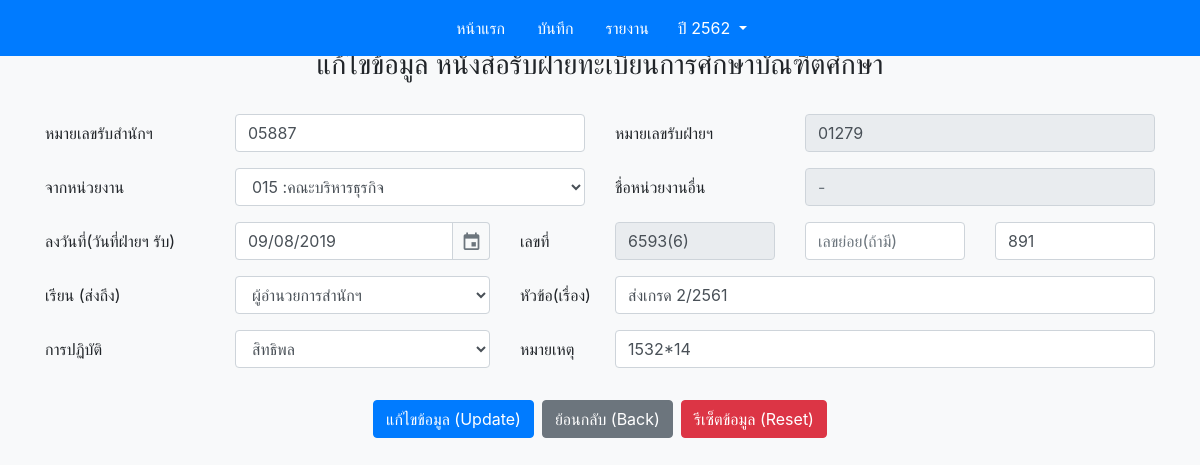
The page /modify.php?gra_num=01279&year_show=2562 on the database its author committed.
### tables this page shows
CREATE TABLE `doc` (
  `reg_num` smallint(5) UNSIGNED ZEROFILL NOT NULL DEFAULT 00000,
  `gra_num` smallint(5) UNSIGNED ZEROFILL NOT NULL,
  `date` date NOT NULL,
  `fac_id` smallint(3) NOT NULL DEFAULT 0,
  `from_sub_num` varchar(15) NOT NULL,
  `from_run_num` varchar(15) DEFAULT NULL,
  `dear_to_id` tinyint(1) NOT NULL DEFAULT 0,
  `title` varchar(250) NOT NULL,
  `staff_id` tinyint(1) NOT NULL,
  `status` bit(1) DEFAULT b'1' COMMENT '0 = คืน',
  `year_show` smallint(4) NOT NULL DEFAULT 0
);

CREATE TABLE `fac` (
  `fac_id` smallint(3) UNSIGNED ZEROFILL NOT NULL,
  `fac_name` varchar(70) NOT NULL,
  `fac_name_eng` varchar(255) DEFAULT '',
  `fac_doc_code` varchar(15) NOT NULL DEFAULT ''
);

CREATE TABLE `dear_to` (
  `dear_to_id` tinyint(1) NOT NULL DEFAULT 0,
  `dear_to_title` varchar(60) DEFAULT NULL
);

CREATE TABLE `tips` (
  `gra_num` smallint(5) UNSIGNED ZEROFILL NOT NULL,
  `tips` varchar(250) NOT NULL,
  `year_show` smallint(4) NOT NULL
);

### inputform.php (the view, shortened to what this page needs)
<form class="needs-validation" novalidate style="margin:auto" action="<?=$action?>" method="POST">
    <div class="form-group row">
      <label for="reg_num" class="col-lg-2 col-form-label">หมายเลขรับสำนักฯ</label>
      <div class="col-lg-4">
        <input maxlength="5" name="reg_num" class="form-control" type="text" placeholder="เลขรับสำนัก" value="<?=sprintf("%05s",$past_reg_num)?>"  required>
      </div>
      <label for="gra_num" class="col-lg-2 col-form-label">หมายเลขรับฝ่ายฯ</label>
      <div class="col-lg-4">
        <input maxlength="5"  name ="gra_num" class="form-control" type="text" placeholder="เลขรับห้อง" value="<?=sprintf("%05s",$past_gra_num)?>" readonly required>
      </div>
    </div>
    <div class="form-group row">
      <label for="fac" class="col-2 col-form-label">จากหน่วยงาน</label>
      <div class="col-4">
        <select class="form-control" id="fac" name="fac_id" onchange="ChangeOthersFacInput()">
        <?php while($row_assoc = $query_fac -> fetch_assoc()){?>
          <option id="fac_id" value="<?=$row_assoc['fac_id']?>"
              <?php if($row_assoc['fac_id']==$past_fac_id){?> selected <?php }?>>
                <?=$row_assoc['fac_id'].' :'.$row_assoc['fac_name']?>
          </option> <?php }?>
      </select>
      </div>
      <label for="others_fac" class="col-lg-2 col-form-label">ชื่อหน่วยงานอื่น</label>
      <div id ="others_fac_type" class="col-lg-4">
        <input name ="others_fac" id ="others_fac" class="form-control" type="text" placeholder="-"  value="<?=$others_fac_name?>"  <?php if($past_fac_id!='999'){ ?> readonly <?php } ?>>
      </div>
    </div>
    <div class="form-group row">
      <label for="datepicker" class="col-md-2 col-form-label">ลงวันที่(วันที่ฝ่ายฯ รับ)</label>
      <div class="col-md-3">
        <input  maxlength="10" name="datepicker" class="form-control" id="datepicker" value="<?=$date?>" required>
      </div>
      <label for="fac_code" class="col-sm-1 col-form-label">เลขที่</label>
      <div id="fac_code_show" class="col-sm-2">
        <input name="fac_code" idode" class="form-control" type="text" placeholder="เลขหน่วยงาน" value="<?=$past_fac_doc_code?>" <?php if($past_fac_id!='999'){ ?> readonly <?php } ?> required>
      </div>
      <div class="col-sm-2">
        <input id="from_sub_num" name="from_sub_num" class="form-control" type="text" placeholder="เลขย่อย(ถ้ามี)" value="<?=$from_sub_num?>">
      </div>
      <div class="col-sm-2">
        <input id="from_run_num" name="from_run_num" class="form-control" type="text" placeholder="/ เลขเอกสาร" value="<?=$from_run_num?>" required autofocus>
      </div>
    </div>
    <div class="form-group row">
    <label for="dear_to" class="col-md-2 col-form-label">เรียน (ส่งถึง)</label>
      <div class="col-md-3">
        <select class="form-control" id="dear_to" name="dear_to">
        <?php while($row_dear_to = $query_dear_to -> fetch_assoc()){?>
        <option value="<?=$row_dear_to['dear_to_id']?>" <?php if($row_dear_to['dear_to_id']==$dear_to){?> selected <?php }?>><?=$row_dear_to['dear_to_title']?></option>
        <?php }?>
        </select>
      </div>
      <label for="title" class="col-md-1 col-form-label">หัวข้อ(เรื่อง)</label>
      <div class="col-md-6">
        <input name="title" id="title" class="form-control" type="text" placeholder="กรอกเรื่อง.." value="<?=$title?>" required>
      </div>
    </div>
    <div class="form-group row">
      <label for="staff_id" class="col-md-2 col-form-label">การปฏิบัติ</label>
      <div class="col-md-3">
        <select class="form-control" id="staff_id" name="staff_id">
        <?php while($row_staff = $query_staff->fetch_assoc()){?>
        <option id="staff" value="<?=$row_staff['staff_id']?>" <?php if($row_staff['staff_id']==$past_staff_id){?> selected <?php }?>><?=$row_staff['staff_name']?></option>
        <?php }?>
        </select>
      </div>
      <label for="tips-othersfac" class="col-md-1 col-form-label">หมายเหตุ</label>
      <div class="col-md-6">
        <input name="tips" id="tips" class="form-control" type="text" value="<?=$tips?>" placeholder="หมายเหตุ (ถ้ามี)">
      </div>
    </div>

### modify.php (shortened to what this page needs)
<!DOCTYPE html>
<?php
require_once("config.inc");
$year_show = !empty($_GET["year_show"]) ? $_GET["year_show"] : date("Y")+543;
$gra_num = !empty($_GET["gra_num"]) ? $_GET["gra_num"] : date("Y")+543;
$lastdoc_sql = "SELECT * FROM doc LEFT JOIN fac ON doc.fac_id = fac.fac_id
                        LEFT JOIN others_fac ON (doc.gra_num = others_fac.gra_num AND doc.year_show = others_fac.year_show)
                        LEFT JOIN staff ON doc.staff_id = staff.staff_id
                        LEFT JOIN dear_to ON doc.dear_to_id = dear_to.dear_to_id
                        LEFT JOIN tips ON (doc.gra_num = tips.gra_num AND doc.year_show = tips.year_show)
                        WHERE doc.year_show ='$year_show' AND doc.gra_num ='$gra_num'
                        LIMIT 1";
$fac_sql = "SELECT fac_id,fac_name FROM fac ORDER BY fac_id";
$dear_to_sql = "SELECT * FROM dear_to";
$staff_sql = "SELECT * FROM staff";
$query_lastdoc = $mysqli -> query($lastdoc_sql);
$query_fac = $mysqli -> query($fac_sql);
$query_dear_to = $mysqli -> query($dear_to_sql);
$query_staff = $mysqli -> query($staff_sql);
$row =$query_lastdoc -> fetch_array();
$past_reg_num = $row[0];
$past_gra_num = $row[1];
$past_fac_id = $row[11];
$past_staff_id = $row[19];
$past_fac_doc_code= ($row[14]=='')?$row[18]:$row[14];
$title = $row[7];
$from_sub_num = $row[4];
$from_run_num = $row[5];
$date = date("d/m/Y",strtotime($row[2]));
$dear_to = $row[6];
$tips = $row[25];
$others_fac_name = $row[17];
if(strstr($_SERVER['HTTP_REFERER'],"edit")){
  $prev_page = "edit";
}
else{
  $prev_page = "index";
};
?>
<html>
<head>
<link rel="stylesheet" href="bootstrap/css/bootstrap.min.css">
<link href="gijgo/gijgo.min.css" rel="stylesheet" type="text/css" />
</head>
<header>
  <?php include "header.php"?>
</header>
<body class="bg-light mt-5">
    <div class="container-fluid">
      <div class="text-center">
      <h3 class='mx-auto mt-5'>แก้ไขข้อมูล หนังสือรับฝ่ายทะเบียนการศึกษาบัณฑิตศึกษา</h3>
      </div>
      <br>
    <div class="container">
        <?php $action="update.php";
            include "inputform.php";
        ?>
    <div class="form-group row">
      <div class="col-lg-12 mt-3 d-flex justify-content-center">
        <button type="submit" class="btn btn-primary mr-2 ">แก้ไขข้อมูล (Update)</button>
        <button type="button" role='button' class="btn btn-secondary mr-2 " onClick="window.location.href='<?=$prev_page.'.php'?>'" >ย้อนกลับ (Back)</button>
        <button type="button" class="btn btn-danger" onclick="window.location.reload()">รีเซ็ตข้อมูล (Reset)</button>
      </div>
    </div>
    </form>
  </div>
    </div>
  </body>
</html>

### header.php (shortened to what this page needs)
<div class="container-fluid">
  <div class="position-fixed fixed-top">
    <nav class="navbar navbar-primary bg-primary justify-content-center">
      <ul class="nav">
        <li class="nav-item">
          <a class="nav-link text-white" href="index.php?get_year_show=<?=$year_show?>">หน้าแรก</a>
        </li>
        <li class="nav-item">
          <a class="nav-link text-white" href="edit.php">บันทึก</a>
        </li>
        <li class="nav-item">
          <a class="nav-link text-white" href="#">รายงาน</a>
        </li>
        <div class="btn-group">
          <button type="button" class="btn btn-primary dropdown-toggle" data-toggle="dropdown" aria-haspopup="true" aria-expanded="false">
            ปี <?=$year_show?>
          </button>
        </div>
      </ul>
    </nav>
</div>

### rows shown on the page
doc: reg_num "05887", gra_num "01279", datepicker "09/08/2019", fac_code "6593(6)", from_run_num "891", dear_to "ผู้อำนวยการสำนักฯ", title "ส่งเกรด 2/2561", tips "1532*14"

### other values the page prints
$year_show "2562"
form field fac_id "015 :คณะบริหารธุรกิจ"
form field staff_id "สิทธิพล"
